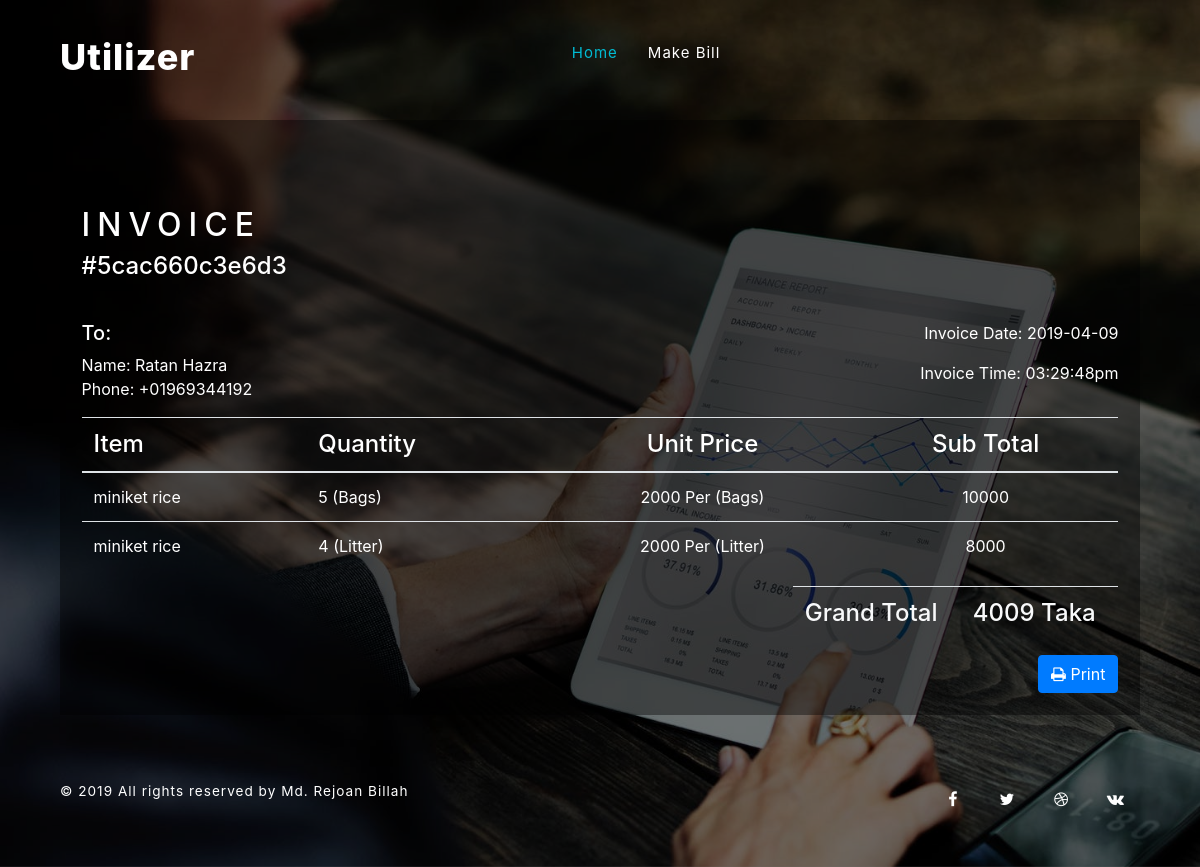
Screenshot of /invoice.php?sale_number=5cac660c3e6d3 with the database file from the repository.
### tables this page shows
CREATE TABLE `sales_info` (
  `id` int(11) NOT NULL,
  `sale_no` varchar(100) NOT NULL,
  `customer_name` varchar(100) DEFAULT NULL,
  `phone` varchar(15) DEFAULT NULL,
  `date` date NOT NULL,
  `time` varchar(30) NOT NULL,
  `total_bill` float NOT NULL
);

CREATE TABLE `sales_product` (
  `id` int(11) NOT NULL,
  `sale_no` varchar(100) DEFAULT NULL,
  `p_id` int(11) DEFAULT NULL,
  `qty` int(11) DEFAULT NULL,
  `measurement` varchar(100) DEFAULT NULL,
  `unit_price` float NOT NULL
);

### invoice.php (the view, shortened to what this page needs)
<?php include 'template/header.php'; ?>
<body>
    <div class="main-top-intro">
        <div class="bg-layer">
            <div class="wrapper">
                <?php include 'template/navbar.php'; ?>
                <section class="panel" style="background: rgba(0,0,0,0.4);padding: 2%;color: white;">
						<div class="panel-body">
							<div class="invoice">
								<header class="clearfix">
									<div class="row">
										<div class="col-sm-6 mt-md">
											<h2 class="h2 mt-none mb-sm  text-bold">INVOICE</h2>
											<h4 class="h4 m-none text-bold">#<?php echo $_GET['sale_number']; ?></h4>
										</div>
									</div>
								</header>
								<div class="bill-info">
									<div class="row">
										<div class="col-md-6">
											<div class="bill-to">
												<p class="h5 mb-xs text-semibold">To:</p>
												<?php
												$con = connect();
													$sid = $_GET['sale_number'];
													$sql2 = "SELECT * FROM `sales_info` WHERE sale_no = '$sid';";
													$result = $con->query($sql2);
													foreach ($result as $r) {
														$customer_name = $r['customer_name'];
														$phone = $r['phone'];
														$date = $r['date'];
														$time = $r['time'];
														$total_bill = $r['total_bill'];
													}
												?>
												<address>
													Name: <?php echo $customer_name; ?>
													<br/>
													Phone: +<?php echo $phone; ?>
												</address>
											</div>
										</div>
										<div class="col-md-6">
											<div class="bill-data text-right">
												<p class="mb-none">
													<span class="">Invoice Date:</span>
													<span class="value"><?php echo $date; ?></span>
												</p>
												<p class="mb-none">
													<span class="">Invoice Time:</span>
													<span class="value"><?php echo $time; ?></span>
												</p>
											</div>
										</div>
									</div>
								</div>
								<div class="table-responsive">
									<table class="table invoice-items" style="color: white;">
										<thead>
											<tr class="h4 ">
												<th id="cell-item"   class="text-semibold">Item</th>
												<th id="cell-desc"   class="text-semibold">Quantity</th>
												<th id="cell-qty"    class="text-center text-semibold">Unit Price</th>
												<th id="cell-total"  class="text-center text-semibold">Sub Total</th>
											</tr>
										</thead>
										<tbody>
											<?php
												$sid = $_GET['sale_number'];
												$sql3 = "SELECT `id`, `sale_no`, `p_id`, `qty`, `measurement`, `unit_price`, (select product_name from products_info where id=sales_product.p_id)as pname FROM `sales_product` WHERE sale_no = '$sid';";
												$result3 = $con->query($sql3);
												foreach ($result3 as $r3) {
												?>
											<tr>
												<td class="text-semibold"><?php echo $r3['pname']; ?></td>
												<td class="text-semibold"><?php echo $r3['qty']; ?> (<?php echo $r3['measurement']; ?>)</td>
												<td class="text-center"><?php echo $r3['unit_price']; ?> Per (<?php echo $r3['measurement']; ?>)</td>
												<td class="text-center"><?php echo $st = $r3['qty'] * $r3['unit_price']; ?></td>
											</tr>
											<?php } ?>
										</tbody>
									</table>
								</div>
								<div class="invoice-summary">
									<div class="row">
										<div class="col-sm-8"></div>
										<div class="col-sm-4 col-sm-offset-8">
											<table class="table h5 text-light ">
												<tbody>
													<tr class="h4">
														<td colspan="2">Grand Total</td>
														<td class="text-left"><?php echo $total_bill; ?> Taka</td>
													</tr>
												</tbody>
											</table>
										</div>
									</div>
								</div>
							</div>
							<div class="text-right mr-lg">
								<a href="invoice-print.php?sale_number=<?php echo $_GET['sale_number']; ?>" target="_blank" class="btn btn-primary ml-sm"><i class="fa fa-print"></i> Print</a>
							</div>
						</div>
					</section>
                 <?php include 'template/footer.php'; ?>
            </div>
        </div>
    </div>
</body>
</html>

### css/style.css (style rules this page uses)
body, div, span, applet, object, iframe, h1, h2, h3, h4, h5, h6, p, blockquote, pre, a, abbr, acronym, address, big, cite, code, del, dfn, em, img, ins, kbd, q, s, samp, small, strike, strong, sub, sup, tt, var, b, u, i, dl, dt, dd, ol, nav ul, nav li, fieldset, form, label, legend, table, caption, tbody, tfoot, thead, tr, th, td, article, aside, canvas, details, embed, figure, figcaption, footer, header, hgroup, menu, nav, output, ruby, section, summary, time, mark, audio, video { margin: 0; padding: 0; border: 0; font-size: 100%; font: inherit; vertical-align: baseline; }
article, aside, details, figcaption, figure, footer, header, hgroup, menu, nav, section { display: block; }
table { border-collapse: collapse; border-spacing: 0; }
a { text-decoration: none; }
body { font-family: 'Raleway', sans-serif; }
.main-top-intro { background-image: url('../images/banner.jpeg'); background-size: cover; -webkit-background-size: cover; -moz-background-size: cover; background-attachment: fixed; position: relative; min-height: 100vh; }
.bg-layer { background: rgba(0, 0, 0, 0.54); min-height: 100vh; }
header { padding: 2em 0; }
.wrapper { margin: 0 auto; width: 90%; }
body h2 { font-size: 2.5em; color: #fff; font-weight: 300; letter-spacing: 7px; margin: 1em 0 0 0; }
a { color: #585858; margin: 0em; }

### rows the page displays
sales_info: customer_name "Ratan Hazra", phone "01969344192", date "2019-04-09", time "03:29:48pm", total_bill "4009"
sales_product: pname "miniket rice", qty "5", measurement "Bags", unit_price "2000", $st = $r3['qty'] * $r3['unit_price'] "10000"
sales_product: pname "miniket rice", qty "4", measurement "Litter", unit_price "2000", $st = $r3['qty'] * $r3['unit_price'] "8000"

### other values shown
$_GET['sale_number'] "5cac660c3e6d3"
